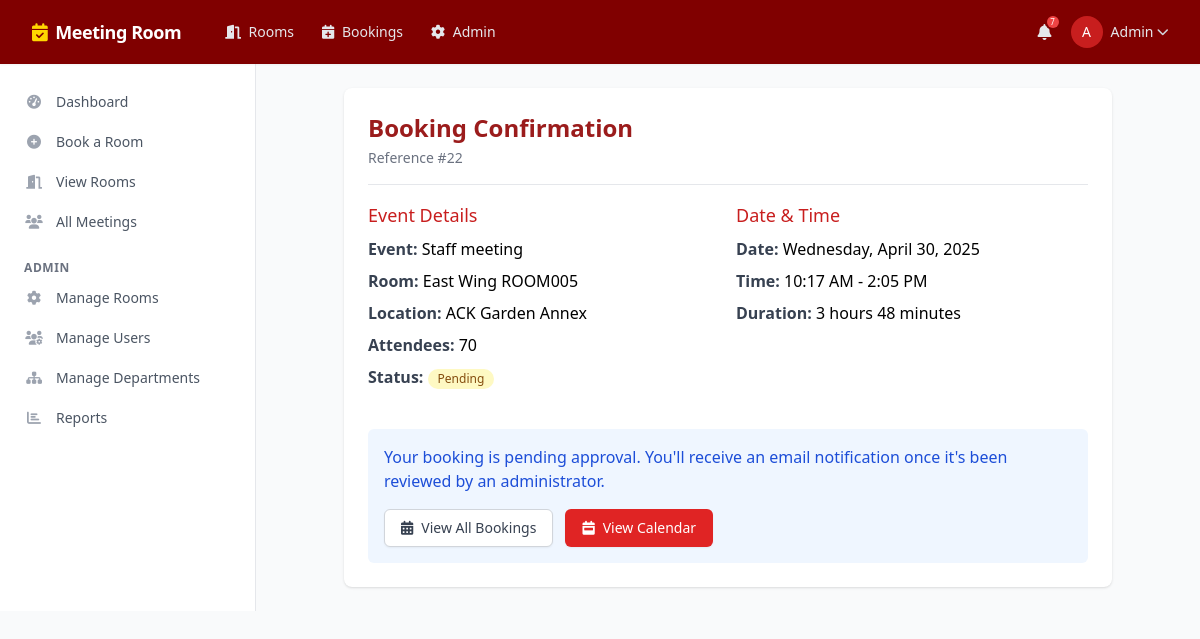
The page /booking_success.php?id=22 (signed in) on the database as committed earlier.
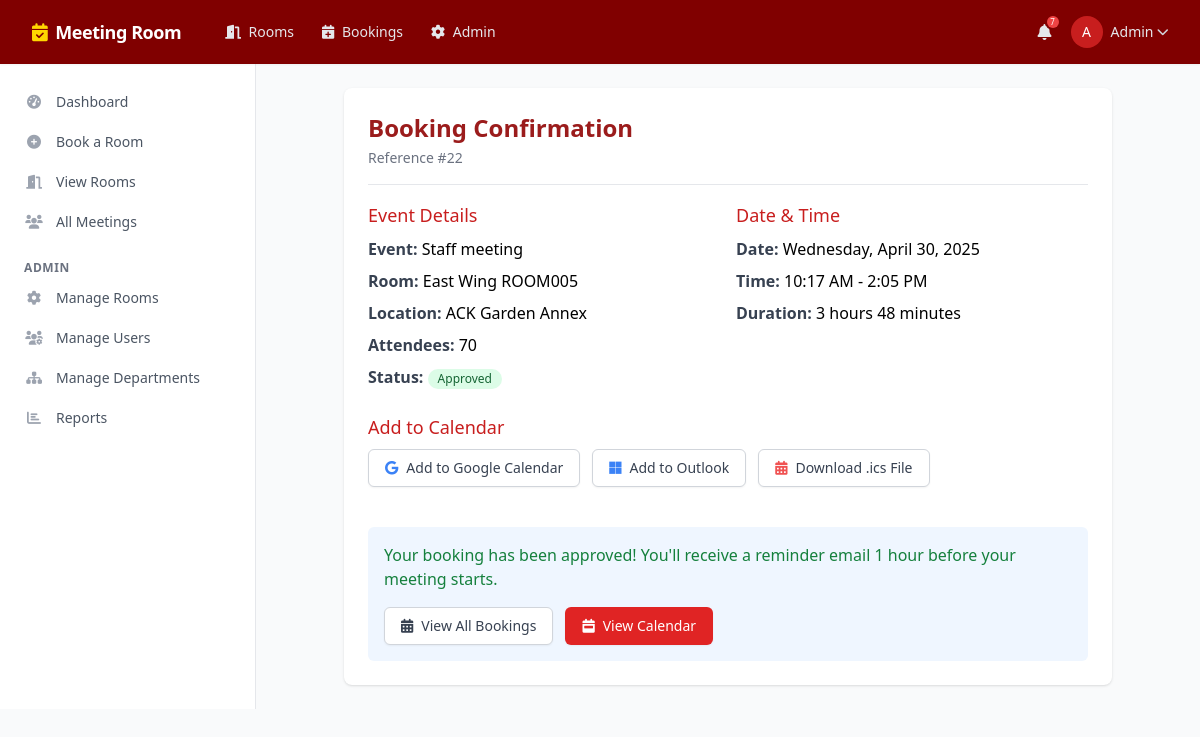
The same page on the database as committed later.
### tables this page shows
CREATE TABLE bookings (
    booking_id INTEGER PRIMARY KEY AUTOINCREMENT,
    room_id INTEGER NOT NULL,
    user_id INTEGER NOT NULL,
    event_name TEXT NOT NULL,
    start_time DATETIME NOT NULL,
    end_time DATETIME NOT NULL,
    attendees_count INTEGER NOT NULL,
    status TEXT DEFAULT 'Pending', -- Pending, Approved, Rejected, Cancelled, Completed
    approver_id INTEGER,
    approval_notes TEXT,
    google_calendar_event_id TEXT, -- For calendar integration
    created_at DATETIME DEFAULT CURRENT_TIMESTAMP,
    FOREIGN KEY (room_id) REFERENCES boardrooms(room_id),
    FOREIGN KEY (user_id) REFERENCES users(user_id),
    FOREIGN KEY (approver_id) REFERENCES users(user_id)
);

CREATE TABLE boardrooms (
    room_id INTEGER PRIMARY KEY AUTOINCREMENT,
    room_name TEXT NOT NULL UNIQUE,
    capacity INTEGER NOT NULL,
    location TEXT NOT NULL,
    amenities TEXT, -- JSON string of available amenities
    is_active BOOLEAN DEFAULT TRUE,
    thumbnail_url TEXT -- URL for room image
);

### includes/functions.php (called while the page is built, shortened)
<?php
function generateGoogleCalendarLink($booking) {
    $start = urlencode((new DateTime($booking['start_time']))->format('Ymd\THis\Z'));
    $end = urlencode((new DateTime($booking['end_time']))->format('Ymd\THis\Z'));
    $title = urlencode($booking['event_name']);
    $details = urlencode("Meeting room booking for {$booking['event_name']}\nLocation: {$booking['room_name']}, {$booking['location']}");
    $location = urlencode("{$booking['room_name']}, {$booking['location']}");
    return "https://www.google.com/calendar/render?action=TEMPLATE&text={$title}&dates={$start}/{$end}&details={$details}&location={$location}&sf=true&output=xml";
}
function generateOutlookCalendarLink($booking) {
    $start = (new DateTime($booking['start_time']))->format('Y-m-d\TH:i:s');
    $end = (new DateTime($booking['end_time']))->format('Y-m-d\TH:i:s');
    $title = urlencode($booking['event_name']);
    $location = urlencode("{$booking['room_name']}, {$booking['location']}");
    $body = urlencode("Meeting room booking for {$booking['event_name']}\n\nLocation: {$booking['room_name']}, {$booking['location']}\n\nAttendees: {$booking['attendees_count']}");
    return "https://outlook.live.com/calendar/0/deeplink/compose?path=/calendar/action/compose&rru=addevent&startdt={$start}&enddt={$end}&subject={$title}&location={$location}&body={$body}";
}

### booking_success.php (the view, shortened to what the changed rows need)
<?php
require_once 'includes/header.php';
require_once 'includes/functions.php';
$bookingId = filter_input(INPUT_GET, 'id', FILTER_VALIDATE_INT);
$stmt = $db->prepare("
    SELECT b.*, r.room_name, r.location
    FROM bookings b
    JOIN boardrooms r ON b.room_id = r.room_id
    WHERE b.booking_id = ?
");
$stmt->execute([$bookingId]);
$booking = $stmt->fetch(PDO::FETCH_ASSOC);
$startDateTime = new DateTime($booking['start_time']);
$endDateTime = new DateTime($booking['end_time']);
?>
<main class="py-6 px-4 sm:px-6 lg:px-8">
    <div class="max-w-3xl mx-auto">
        <div class="bg-white shadow rounded-lg p-6">
            <div class="border-b border-gray-200 pb-4 mb-4">
                <h1 class="text-2xl font-bold text-maroon-800">Booking Confirmation</h1>
            </div>
            <div class="grid grid-cols-1 gap-y-6 gap-x-4 sm:grid-cols-2">
                <div>
                    <h2 class="text-lg font-medium text-maroon-700 mb-2">Event Details</h2>
                    <div class="space-y-2">
                        <p><strong class="text-gray-700">Event:</strong> <?= htmlspecialchars($booking['event_name']) ?></p>
                        <p><strong class="text-gray-700">Room:</strong> <?= htmlspecialchars($booking['room_name']) ?></p>
                        <p><strong class="text-gray-700">Location:</strong> <?= htmlspecialchars($booking['location']) ?></p>
                        <p><strong class="text-gray-700">Attendees:</strong> <?= $booking['attendees_count'] ?></p>
                        <p><strong class="text-gray-700">Status:</strong>
                            <span class="inline-flex items-center px-2.5 py-0.5 rounded-full text-xs font-medium
                                <?= $booking['status'] == 'Approved' ? 'bg-green-100 text-green-800' : '' ?>
                                <?= $booking['status'] == 'Pending' ? 'bg-yellow-100 text-yellow-800' : '' ?>
                                <?= $booking['status'] == 'Rejected' ? 'bg-red-100 text-red-800' : '' ?>">
                                <?= $booking['status'] ?>
                            </span>
                        </p>
                    </div>
                </div>
                <div>
                    <h2 class="text-lg font-medium text-maroon-700 mb-2">Date & Time</h2>
                    <div class="space-y-2">
                        <p><strong class="text-gray-700">Date:</strong> <?= $startDateTime->format('l, F j, Y') ?></p>
                        <p><strong class="text-gray-700">Time:</strong> <?= $startDateTime->format('g:i A') ?> - <?= $endDateTime->format('g:i A') ?></p>
                        <p><strong class="text-gray-700">Duration:</strong>
                            <?php
                            $interval = $startDateTime->diff($endDateTime);
                            echo $interval->format('%h hours %i minutes');
                            ?>
                        </p>
                    </div>
                </div>
                <?php if ($booking['status'] === 'Approved'): ?>
                <div class="sm:col-span-2">
                    <h2 class="text-lg font-medium text-maroon-700 mb-2">Add to Calendar</h2>
                    <div class="flex flex-wrap gap-3">
                        <a href="<?= generateGoogleCalendarLink($booking) ?>"
                           target="_blank"
                           class="inline-flex items-center px-4 py-2 border border-gray-300 shadow-sm text-sm font-medium rounded-md text-gray-700 bg-white hover:bg-gray-50 focus:outline-none focus:ring-2 focus:ring-offset-2 focus:ring-maroon-500">
                            <i class="fa-brands fa-google text-blue-500 mr-2"></i> Add to Google Calendar
                        </a>
                        <a href="<?= generateOutlookCalendarLink($booking) ?>"
                           target="_blank"
                           class="inline-flex items-center px-4 py-2 border border-gray-300 shadow-sm text-sm font-medium rounded-md text-gray-700 bg-white hover:bg-gray-50 focus:outline-none focus:ring-2 focus:ring-offset-2 focus:ring-maroon-500">
                            <i class="fab fa-microsoft text-blue-500 mr-2"></i> Add to Outlook
                        </a>
                        <a href="download_ical.php?id=<?= $bookingId ?>"
                           class="inline-flex items-center px-4 py-2 border border-gray-300 shadow-sm text-sm font-medium rounded-md text-gray-700 bg-white hover:bg-gray-50 focus:outline-none focus:ring-2 focus:ring-offset-2 focus:ring-maroon-500">
                            <i class="fas fa-calendar-alt text-maroon-500 mr-2"></i> Download .ics File
                        </a>
                    </div>
                </div>
                <?php endif; ?>
                <div class="sm:col-span-2 pt-4">
                    <div class="bg-blue-50 rounded-md p-4">
                        <?php if ($booking['status'] === 'Pending'): ?>
                        <p class="text-blue-700">Your booking is pending approval. You'll receive an email notification once it's been reviewed by an administrator.</p>
                        <?php elseif ($booking['status'] === 'Approved'): ?>
                        <p class="text-green-700">Your booking has been approved! You'll receive a reminder email 1 hour before your meeting starts.</p>
                        <?php endif; ?>
                        <div class="mt-4 flex space-x-3">
                            <a href="my_bookings.php" class="inline-flex items-center px-4 py-2 border border-gray-300 shadow-sm text-sm font-medium rounded-md text-gray-700 bg-white hover:bg-gray-50 focus:outline-none focus:ring-2 focus:ring-offset-2 focus:ring-maroon-500">
                            </a>
                            <a href="calendar.php" class="inline-flex items-center px-4 py-2 border border-transparent text-sm font-medium rounded-md shadow-sm text-white bg-maroon-600 hover:bg-maroon-700 focus:outline-none focus:ring-2 focus:ring-offset-2 focus:ring-maroon-500">
                            </a>
                        </div>
                    </div>
                </div>
            </div>
        </div>
    </div>
</main>
</body>
</html>

Rows that differ between the two databases and show on the page:
changed bookings "Staff meeting": status "Pending" → "Approved"
Other text that changed with them:
text no longer shown: "Your booking is pending approval. You'll receive an email notification once it's been reviewed by an administrator."
text now shown: "Add to Calendar Add to Google Calendar Add to Outlook Download .ics File Your booking has been approved! You'll receive a reminder email 1 hour before your meeting starts."
